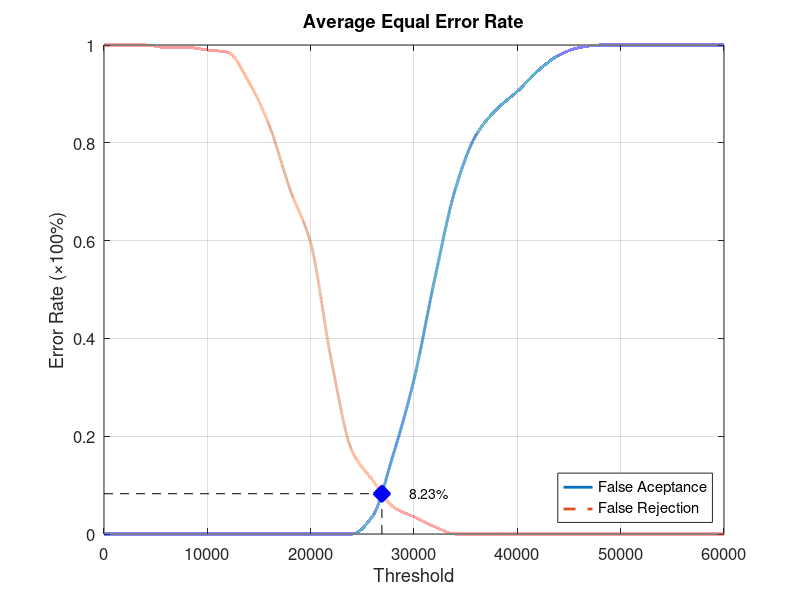
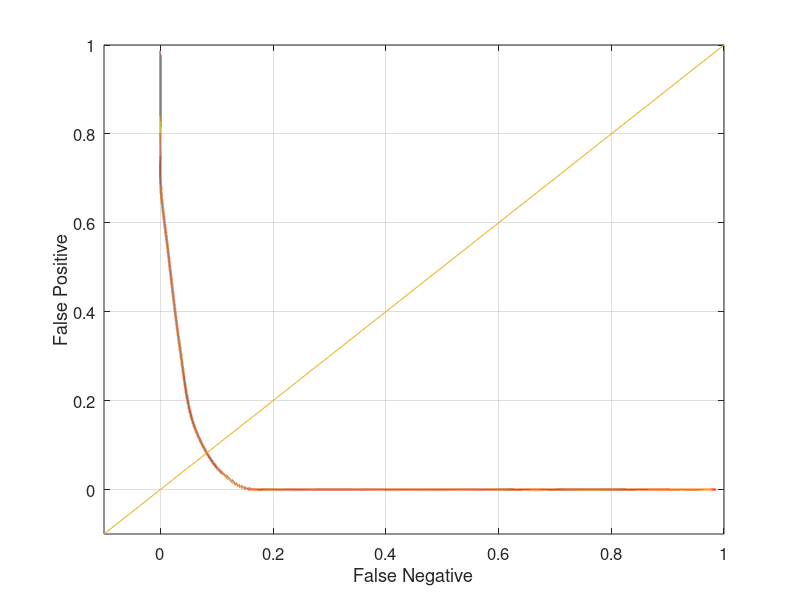

These charts were generated, in order, by the following MATLAB code:
function yEER = Database5_3
close all;
clear;
clc;
x = 0:2000:60000;
xq = 0:0.5:60000;

y0 = [0 0 0 0 0 0 0 0 0 0 0 0 0 0.0368421 0.163158 0.315789 0.521053 0.705263 0.815789 0.868421 0.905263 0.947368 0.978947 0.994737 1 1 1 1 1 1 1];
yy0 = interp1(x, y0, xq, 'pchip');
y1 = [1 1 1 0.995 0.995 0.99 0.985 0.925 0.835 0.705 0.595 0.355 0.17 0.11 0.055 0.035 0.015 0 0 0 0 0 0 0 0 0 0 0 0 0 0];
yy1 = interp1(x, y1, xq, 'pchip');

% Calculating EER: 
y2 = abs(y0 - y1);
find(y2 == min(y2))
yy2 = abs(yy0 - yy1);
xEER = find(yy2 == min(yy2));
xEERIndex = xq(xEER) % X-axis EER
yEER = yy0(xEER) % Y-axis EER

main = figure
plot(xq, yy0,'-','LineWidth', 2);	hold on
plot(xq, yy1,'--','LineWidth', 2);	hold on
plot([xEERIndex xEERIndex], [0 yEER], 'k--');	hold on
plot([0 xEERIndex], [yEER yEER], 'k--');	hold on
plot(xEERIndex, yEER, 'bx', 'LineWidth', 10);	hold on
text(xEERIndex + 10 * xEERIndex / 100, yEER, [num2str(round((10000 * yEER)) / 100) '%'])
legend('False Aceptance', 'False Rejection', 'Location', 'SouthEast')
xlabel('Threshold')
ylabel('Error Rate (\times100%)')
title('Average Equal Error Rate')
set(gca, 'FontSize', 12)
axis([0 60000 0 1])
grid on

print(main, 'Database5_3Main', '-dpng');
FNRxFPR = figure('Color', [1 1 1]);
plot(yy1, yy0, '-', yy1, yy0, 'LineWidth', 2);
hold on
y = -0.1:0.1:1
plot(y, y); 
set(gca, 'FontSize', 12)
xlabel('False Negative')
ylabel('False Positive')
axis([-0.1 1 -0.1 1])
set(gca, 'FontSize', 12)
grid on

print(FNRxFPR, 'Database5_3FNRxFPR','-dpng');
end
